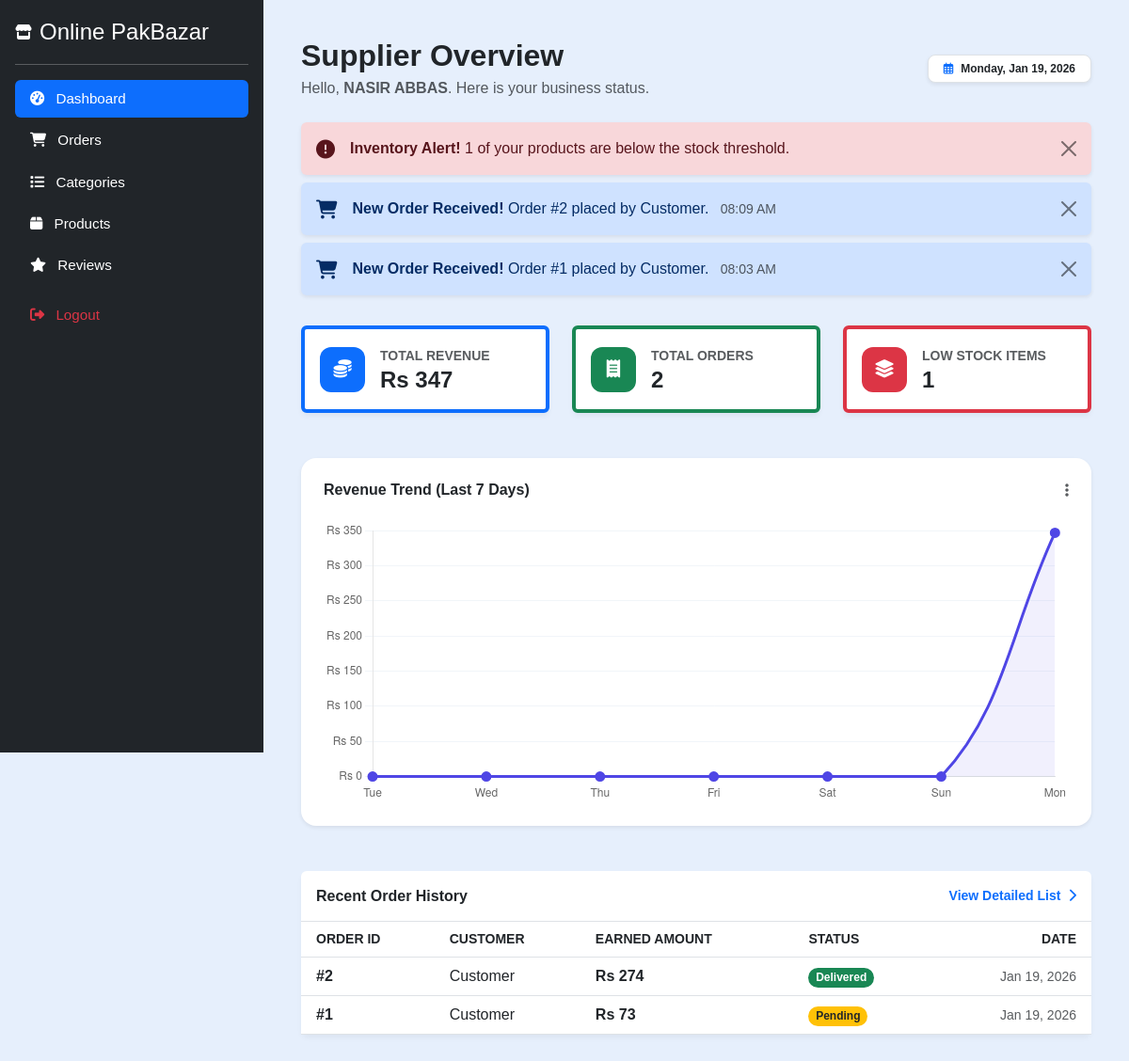
Screenshot of /supplier/dashboard.php (signed in) with the database file from the repository.
### tables this page shows
CREATE TABLE `orders` (
  `id` int(11) NOT NULL,
  `customer_id` int(11) NOT NULL,
  `total_amount` decimal(10,2) NOT NULL,
  `order_status` enum('pending','confirmed','shipped','delivered','cancelled') DEFAULT 'pending',
  `payment_method` enum('COD') DEFAULT 'COD',
  `created_at` timestamp NOT NULL DEFAULT current_timestamp()
);

CREATE TABLE `users` (
  `id` int(11) NOT NULL,
  `name` varchar(100) NOT NULL,
  `email` varchar(100) NOT NULL,
  `password` varchar(255) NOT NULL,
  `phone` varchar(20) DEFAULT NULL,
  `address` text DEFAULT NULL,
  `city` varchar(100) DEFAULT NULL,
  `status` enum('active','inactive','banned') DEFAULT 'active',
  `role` enum('supplier','customer') NOT NULL,
  `created_at` timestamp NOT NULL DEFAULT current_timestamp()
);

### supplier/dashboard.php (the view, shortened to what this page needs)
<?php
include('../config.php');
$supplier_id = $_SESSION["user_id"];
$supplier_name = $_SESSION["name"] ?? "Supplier";
$sales_res = $conn->query("SELECT SUM(price * quantity) as total FROM order_items WHERE supplier_id = $supplier_id");
$total_revenue = $sales_res->fetch_assoc()['total'] ?? 0;
$order_count_res = $conn->query("SELECT COUNT(DISTINCT order_id) as total FROM order_items WHERE supplier_id = $supplier_id");
$total_orders = $order_count_res->fetch_assoc()['total'] ?? 0;
$stock_res = $conn->query("SELECT COUNT(*) as low FROM products WHERE supplier_id = $supplier_id AND stock <= low_stock_threshold");
$low_stock_count = $stock_res->fetch_assoc()['low'] ?? 0;
$chart_labels = [];
$chart_data = [];
for ($i = 6; $i >= 0; $i--) {
    $date = date('Y-m-d', strtotime("-$i days"));
    $chart_labels[] = date('D', strtotime($date));
    $daily_query = "SELECT COALESCE(SUM(oi.price * oi.quantity), 0) as daily_total
                    FROM order_items oi
                    JOIN orders o ON oi.order_id = o.id
                    WHERE oi.supplier_id = $supplier_id AND DATE(o.created_at) = '$date'";
    $daily_res = $conn->query($daily_query);
    $chart_data[] = (float)$daily_res->fetch_assoc()['daily_total'];
}
$notif_orders = $conn->query("
    SELECT o.id, u.name as customer_name, o.created_at
    FROM orders o
    JOIN order_items oi ON o.id = oi.order_id
    JOIN users u ON o.customer_id = u.id
    WHERE oi.supplier_id = $supplier_id
    AND o.created_at >= NOW() - INTERVAL 1 DAY
    GROUP BY o.id
    ORDER BY o.created_at DESC LIMIT 5
");
$recent_orders = $conn->query("
    SELECT o.id, o.created_at, o.order_status, u.name as customer_name,
    SUM(oi.price * oi.quantity) as supplier_subtotal
    FROM orders o
    JOIN order_items oi ON o.id = oi.order_id
    JOIN users u ON o.customer_id = u.id
    WHERE oi.supplier_id = $supplier_id
    GROUP BY o.id
    ORDER BY o.created_at DESC LIMIT 5
");
?>
<!DOCTYPE html>
<html lang="en">
<head>
    <link href="https://cdn.jsdelivr.net/npm/bootstrap@5.3.3/dist/css/bootstrap.min.css" rel="stylesheet">
    <link href="https://cdnjs.cloudflare.com/ajax/libs/font-awesome/6.6.0/css/all.min.css" rel="stylesheet">
</head>
<body>
<?php include('sidebar.php'); ?>
<div class="dashboard-container">
    <div class="d-flex justify-content-between align-items-center mb-4">
        <div>
            <h2 class="fw-bold text-dark mb-1">Supplier Overview</h2>
            <p class="text-muted mb-0">Hello, <strong><?= htmlspecialchars($supplier_name) ?></strong>. Here is your business status.</p>
        </div>
        <div class="text-end d-none d-md-block">
            <span class="badge bg-white text-dark border px-3 py-2 rounded-3 shadow-sm">
                <i class="far fa-calendar-alt text-primary me-2"></i><?= date('l, M j, Y') ?>
            </span>
        </div>
    </div>
    <div class="row mb-4">
        <div class="col-12">
            <?php if ($low_stock_count > 0): ?>
            <div class="alert alert-danger alert-dismissible fade show border-0 shadow-sm mb-2" role="alert">
                <div class="d-flex align-items-center">
                    <i class="fas fa-exclamation-circle me-3 fa-lg"></i>
                    <div><strong>Inventory Alert!</strong> <?= $low_stock_count ?> of your products are below the stock threshold.</div>
                </div>
                <button type="button" class="btn-close" data-bs-dismiss="alert" aria-label="Close"></button>
            </div>
            <?php endif; ?>
            <?php while($n = $notif_orders->fetch_assoc()): ?>
            <div class="alert alert-primary alert-dismissible fade show border-0 shadow-sm mb-2" role="alert">
                <div class="d-flex align-items-center">
                    <i class="fas fa-shopping-cart me-3 fa-lg"></i>
                    <div>
                        <strong>New Order Received!</strong> Order #<?= $n['id'] ?> placed by <?= htmlspecialchars($n['customer_name']) ?>.
                        <small class="text-muted ms-2"><?= date('h:i A', strtotime($n['created_at'])) ?></small>
                    </div>
                </div>
                <button type="button" class="btn-close" data-bs-dismiss="alert" aria-label="Close"></button>
            </div>
            <?php endwhile; ?>
        </div>
    </div>
    <div class="row g-4 mb-5">
        <div class="col-md-4">
            <div class="card stat-card p-3 border-start border-4 border-primary">
                <div class="d-flex align-items-center">
                    <div class="icon-box bg-primary text-white me-3"><i class="fas fa-coins"></i></div>
                    <div>
                        <small class="text-muted fw-bold">TOTAL REVENUE</small>
                        <h4 class="fw-bold mb-0">Rs <?= number_format($total_revenue) ?></h4>
                    </div>
                </div>
            </div>
        </div>
        <div class="col-md-4">
            <div class="card stat-card p-3 border-start border-4 border-success">
                <div class="d-flex align-items-center">
                    <div class="icon-box bg-success text-white me-3"><i class="fas fa-receipt"></i></div>
                    <div>
                        <small class="text-muted fw-bold">TOTAL ORDERS</small>
                        <h4 class="fw-bold mb-0"><?= $total_orders ?></h4>
                    </div>
                </div>
            </div>
        </div>
        <div class="col-md-4">
            <div class="card stat-card p-3 border-start border-4 border-danger">
                <div class="d-flex align-items-center">
                    <div class="icon-box bg-danger text-white me-3"><i class="fas fa-layer-group"></i></div>
                    <div>
                        <small class="text-muted fw-bold">LOW STOCK ITEMS</small>
                        <h4 class="fw-bold mb-0"><?= $low_stock_count ?></h4>
                    </div>
                </div>
            </div>
        </div>
    </div>
    <div class="row mb-5 g-4">
        <div class="col-lg-12">
            <div class="card p-4 border-0 shadow-sm rounded-4">
                <div class="d-flex justify-content-between align-items-center mb-4">
                    <h6 class="fw-bold mb-0">Revenue Trend (Last 7 Days)</h6>
                    <i class="fas fa-ellipsis-v text-muted"></i>
                </div>
                <div style="height: 300px;">
                    <canvas id="supplierSalesChart"></canvas>
                </div>
            </div>
        </div>
    </div>
    <div class="card table-card border-0">
        <div class="p-3 border-bottom d-flex justify-content-between align-items-center bg-white rounded-top-4">
            <h6 class="fw-bold mb-0">Recent Order History</h6>
            <a href="supplier_orders.php" class="text-primary text-decoration-none small fw-bold">View Detailed List <i class="fas fa-chevron-right ms-1"></i></a>
        </div>
        <div class="table-responsive">
            <table class="table table-hover align-middle mb-0">
                <thead class="bg-light">
                    <tr class="text-muted small">
                        <th class="ps-3">ORDER ID</th>
                        <th>CUSTOMER</th>
                        <th>EARNED AMOUNT</th>
                        <th>STATUS</th>
                        <th class="text-end pe-3">DATE</th>
                    </tr>
                </thead>
                <tbody>
                    <?php if($recent_orders->num_rows > 0): ?>
                        <?php while($row = $recent_orders->fetch_assoc()): ?>
                        <tr>
                            <td class="ps-3 fw-bold">#<?= $row['id'] ?></td>
                            <td><?= htmlspecialchars($row['customer_name']) ?></td>
                            <td class="fw-bold text-dark">Rs <?= number_format($row['supplier_subtotal']) ?></td>
                            <td>
                                <span class="badge rounded-pill bg-<?= $row['order_status'] == 'pending' ? 'warning text-dark' : ($row['order_status'] == 'cancelled' ? 'danger' : 'success') ?>">
                                    <?= ucfirst($row['order_status']) ?>
                                </span>
                            </td>
                            <td class="text-end pe-3 text-muted small"><?= date('M d, Y', strtotime($row['created_at'])) ?></td>
                        </tr>
                        <?php endwhile; ?>
                    <?php else: ?>
                        <tr><td colspan="5" class="text-center py-5 text-muted">No orders recorded for your products yet.</td></tr>
                    <?php endif; ?>
                </tbody>
            </table>
        </div>
    </div>
</div>
<script>
document.addEventListener('DOMContentLoaded', function() {
    const ctx = document.getElementById('supplierSalesChart').getContext('2d');
    const labels = <?= json_encode($chart_labels) ?>;
    const salesData = <?= json_encode($chart_data) ?>;
    new Chart(ctx, {
        type: 'line',
        data: {
            labels: labels,
            datasets: [{
                label: 'Revenue (Rs)',
                data: salesData,
                borderColor: '#4f46e5',
                backgroundColor: 'rgba(79, 70, 229, 0.08)',
                fill: true,
                tension: 0.4,
                borderWidth: 3,
                pointRadius: 4,
                pointBackgroundColor: '#4f46e5'
            }]
        },
        options: {
            responsive: true,
            maintainAspectRatio: false,
            plugins: { legend: { display: false } },
            scales: {
                y: {
                    beginAtZero: true,
                    grid: { color: '#f1f5f9' },
                    ticks: { callback: value => 'Rs ' + value.toLocaleString() }
                },
                x: { grid: { display: false } }
            }
        }
    });
});
</script>
</body>
</html>

### supplier/dashboard.php (style rules this page uses)
:root { --sidebar-width: 260px; --primary-color: #4f46e5; }
body { background: #f8fafc; font-family: 'Inter', sans-serif; margin-left: var(--sidebar-width); transition: 0.3s; }
.dashboard-container { padding: 2.5rem; }
.stat-card { border: none; border-radius: 16px; background: white; box-shadow: 0 4px 6px -1px rgba(0,0,0,0.05); }
.icon-box { width: 48px; height: 48px; border-radius: 12px; display: flex; align-items: center; justify-content: center; font-size: 1.2rem; }
.table-card { border: none; border-radius: 16px; background: white; box-shadow: 0 4px 6px -1px rgba(0,0,0,0.05); }

### supplier/sidebar.php (style rules this page uses)
body { font-family: Arial, sans-serif; background-color: #e6effc; margin-left: 280px; }

### rows the page displays
orders: id "2", customer.name "Customer", created_at "08:09 AM", supplier_subtotal "274", order_status "Delivered", created_at "Jan 19, 2026"
orders: id "1", customer.name "Customer", created_at "08:03 AM", supplier_subtotal "73", order_status "Pending", created_at "Jan 19, 2026"

### other values shown
$supplier_name "NASIR ABBAS"
$low_stock_count "1"
$total_revenue "347"
$total_orders "2"
chart data {{ json_encode($chart_data) }} [0,0,0,0,0,0,347]
